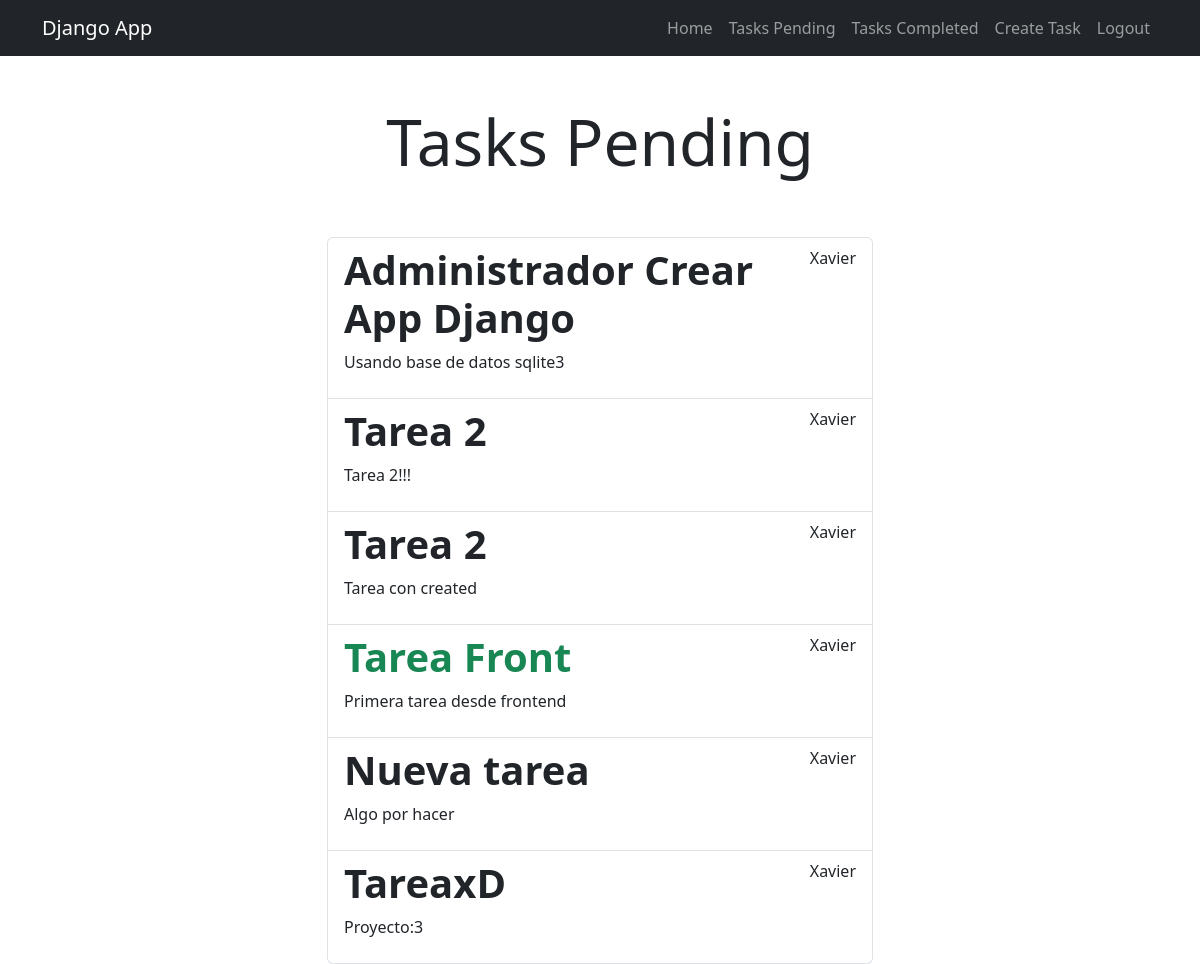
Before: /tasks/ (signed in) with the older database file.
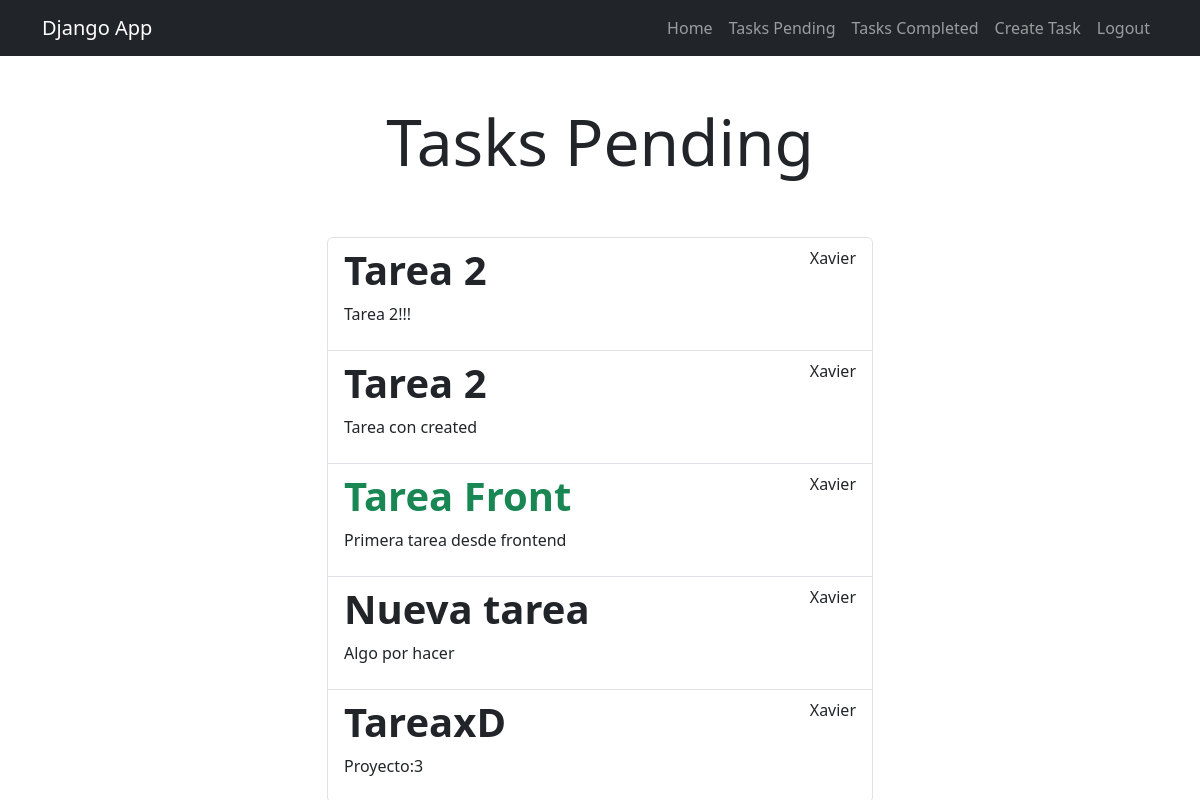
After: the same page with the newer database file.
### tasks/models.py (models this page shows, shortened)
class Task(models.Model):
    title = models.CharField(max_length=100)
    description = models.TextField(blank=True)
    created = models.DateTimeField(auto_now_add=True)
    datecompleted = models.DateTimeField(null=True, blank=True)
    important = models.BooleanField(default=False)
    user = models.ForeignKey(User, on_delete=models.CASCADE)

### tasks/views.py (the view)
# urls.py: path('tasks/', views.tasks, name='tasks'),
@login_required
def tasks(request):
    tasks = Task.objects.filter(user=request.user, datecompleted__isnull=True)
    return render(request, 'tasks.html', {'tasks': tasks})

### tasks/templates/tasks.html (shortened to what this page needs)
{% extends 'base.html' %}
{% block content %}
<main class="container">
    <div class="row">
        <div class="col-md-6 offset-md-3">
            <h1 class="text-center display-3 py-5">Tasks Pending</h1>
            <ul class="list-group">
                {% for task in tasks %}
                <a class="list-group-item" href="{% url 'task_detail' task.id %}">
                    <header class="d-flex justify-content-between">
                        {% if task.important %}
                        <h1 class="fw-bold text-success">{{task.title}}</h1>
                        {% else %}
                        <h1 class="fw-bold">{{task.title}}</h1>
                        {% endif %}
                        <p>{{task.user.username}}</p>
                    </header>
                        <p>{{task.description}}</p>
                </a>
                {% endfor %}
            </ul>
        </div>
    </div>
</main>
{% endblock %}

Changed rows visible on the page:
no longer on this page (row edited): Task: title "Administrador Crear App Django", user.username "Xavier", description "Usando base de datos sqlite3"
